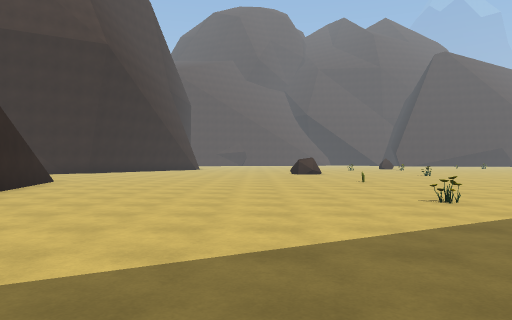
View 1 (above)

24 first-person views from a walk through a 3-D level made in the Unity game engine. The camera is 1.4 m above the floor, looks level and sees 70° across. The floor is counted in squares, 2 m on a side. Each view is taken from the middle of a square. On the plan, view 1 faces up. The plan holds only what a view shows up to about 11 squares ahead; the rest is blank. The place goes on beyond the plan. The player is left out.

View 2
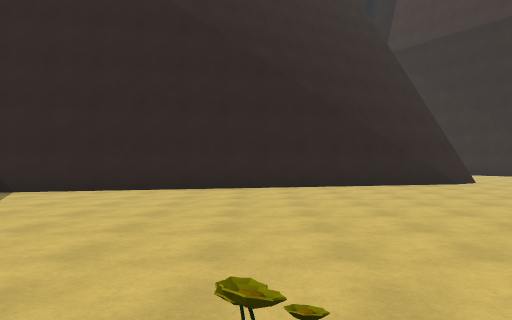

View 3
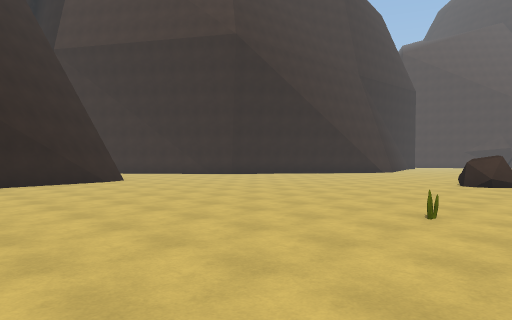

View 4
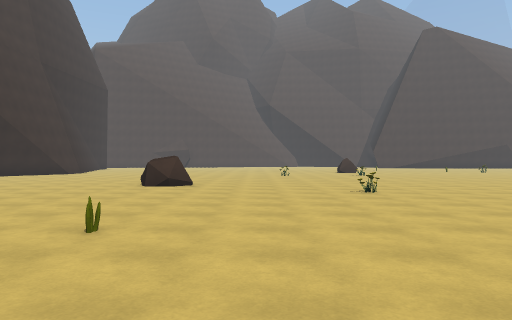

View 5
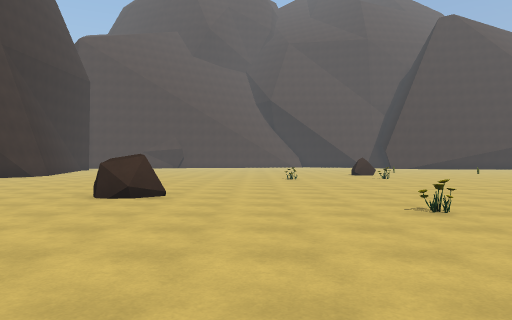

View 6
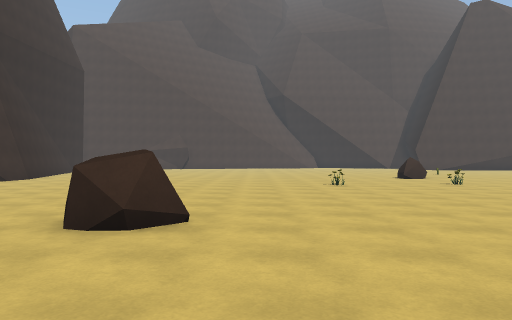

View 7
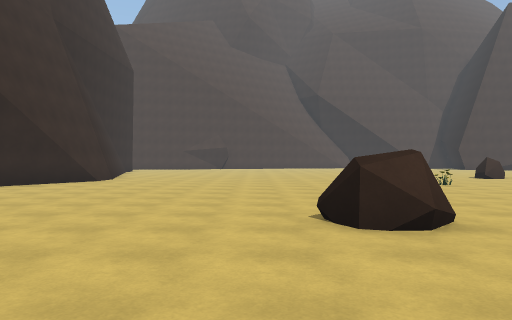

View 8
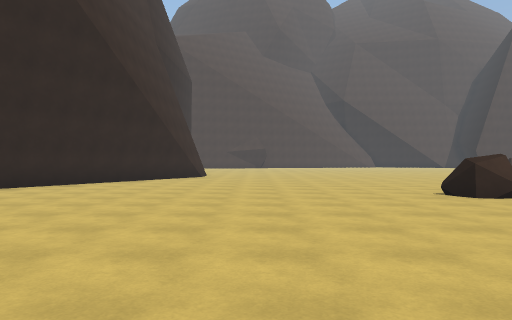

View 9
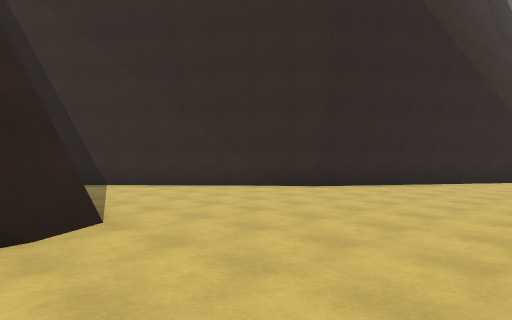

View 10
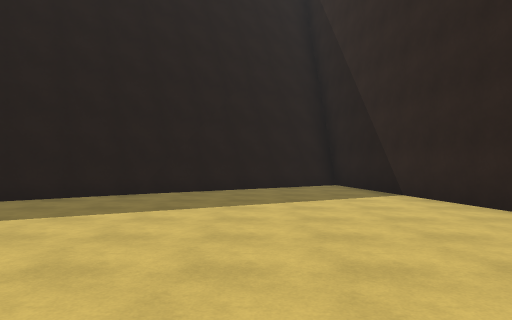

View 11
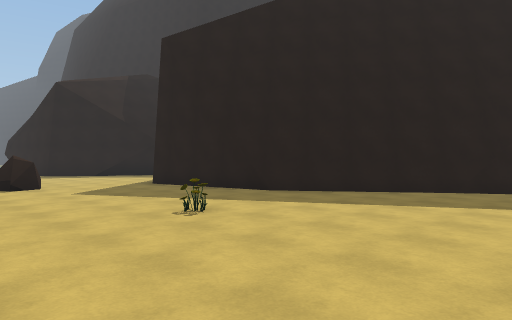

View 12
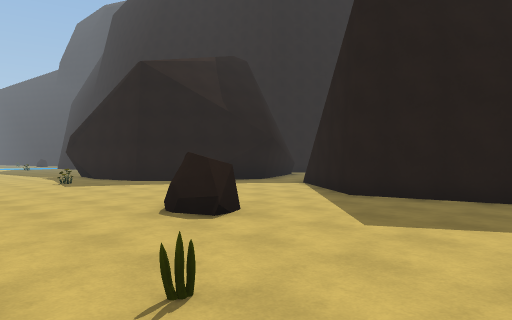

View 13
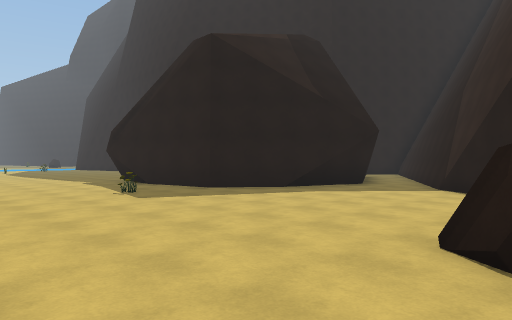

View 14
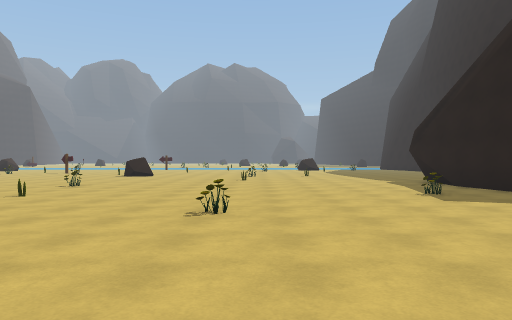

View 15
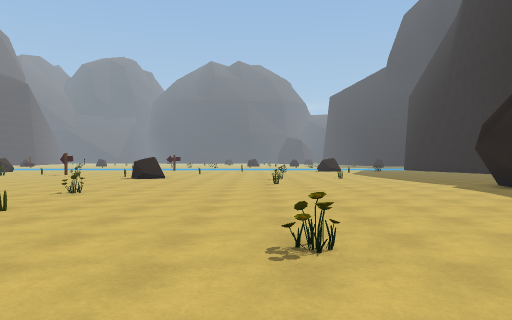

View 16
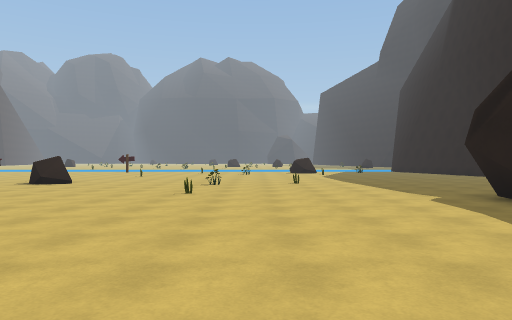

View 17
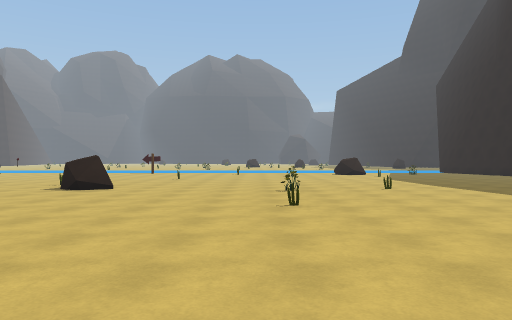

View 18
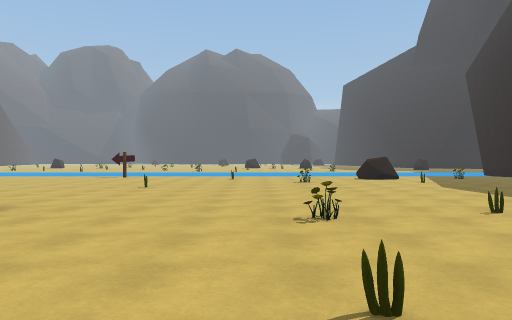

View 19
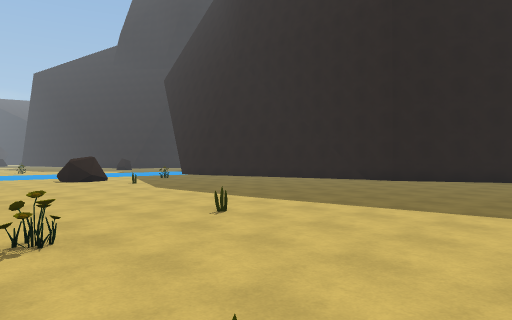

View 20
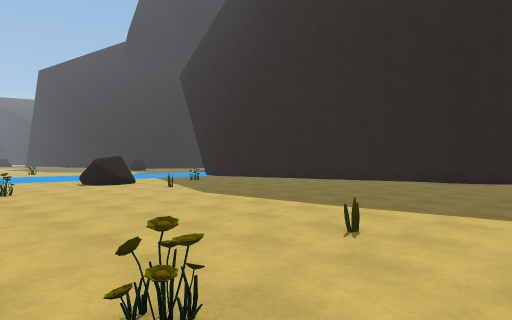

View 21
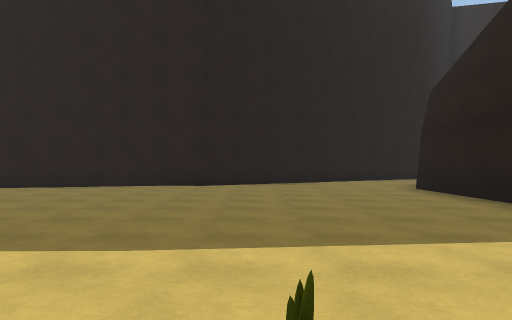

View 22
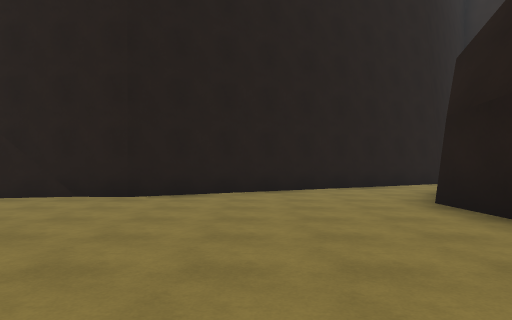

View 23
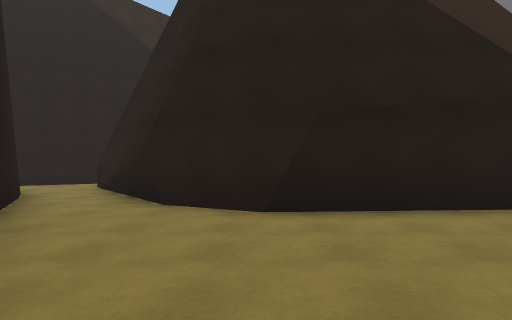

View 24
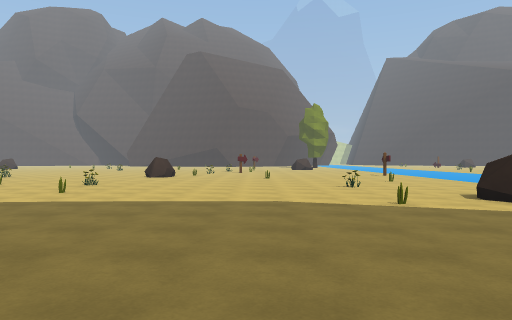

### Floor plan
Points are (right, up) in squares from view 1. A wall is a line through its corners. A room is listed if a view was taken in it or the views show most of it. See-through windows are left out.
Room 1 (views 1, 2, 3, 4, 5, 6, 7, 8, 9, 10, 11, 12, 13, 14, 15, 16, 17, 18, 19, 20, 21, 22, 23, 24)
walls: (9.4, 7.3) (9.9, 6.8); (8.8, 7.2) (9.2, 7.3); (8.8, 6.5) (8.8, 7.1) (9.6, 7); (8.9, 6.4) (8.6, 7.1); (3.2, 18.2) (2.7, 17.5) (2.1, 17.7) (2.1, 18.3) (1.7, 18.4); (19.5, 4.8) (21.2, 4.5); (24.4, 15.1) (24.9, 15.7); (2.1, 17.7) (1.7, 18.4); (24.9, 14.5) (24.4, 15.2); (14.3, 1.4) (16.5, 4.2) (20.7, 4.8) (21.2, 4.8); (11.6, 1.4) (13.2, -1.5); (20.9, 3.6) (21.2, 0.1); (14.1, 0.2) (14.6, 1.8); (14.3, 0.1) (15, 2.5); (21.3, 0.6) (19.9, -2) (18.1, -2.9); (20.3, -1.5) (17.6, -3.5); (18.5, -4.7) (26.4, -0.9) (28.5, -1); (-6.6, 11.8) (-3.2, -2.7) (4.8, 2.8) (8.8, 3.5) (12, 0.8); (-7.4, 12.7) (-6.2, 10.8); (-7.6, 12.5) (-6.2, 10.5); (-4.7, 25.1) (-8.6, 19) (-10.5, 17.7); (27.5, -1.1) (31.6, -0.2); (32.9, 6.5) (33.4, 7.1); (33.4, 5.8) (33, 6.5); (-9.6, 18.3) (-12.5, 15.8); (-3, -3) (5.5, 3)
low walls: (9.2, 7.3) (9.4, 7.3); (3.2, 18.1) (2.7, 17.5); (24.7, 14.5) (24.4, 15.1); (20.3, 4.4) (21.1, 4.2); (-7.2, 12.7) (-6.3, 11.3); (33.3, 5.8) (32.9, 6.5); (-2.9, -2) (1.4, 0.5)
ways out: opening at (19, -4)
objects: other object (3, 6); cone (3, 12); other object (6, 24); cone (7, 9); other object (7, 16); other object (10, 24); other object (14, 11); other object (16, 15); other object (17, 6); other object (19, 15); cone (22, 10); other object (24, 10); cone (25, 8); other object (26, 16); other object (29, 14); cone (31, 6); other object (31, 9)

Where each view was taken, in squares from view 1:
view 1: 0 up, 0 right, facing up
view 2: 6 up, 4 right, facing left
view 3: 7 up, 5 right, facing up-left
view 4: 8 up, 5 right, facing up
view 5: 11 up, 5 right, facing up
view 6: 14 up, 4 right, facing up
view 7: 14 up, 1 right, facing up
view 8: 11 up, 2 left, facing up
view 9: 11 up, 3 left, facing up-left
view 10: 8 up, 1 left, facing down
view 11: 9 up, 1 left, facing down-right
view 12: 10 up, 5 right, facing down-right
view 13: 10 up, 9 right, facing down-right
view 14: 10 up, 9 right, facing right
view 15: 11 up, 11 right, facing right
view 16: 9 up, 14 right, facing right
view 17: 11 up, 16 right, facing right
view 18: 11 up, 20 right, facing right
view 19: 11 up, 21 right, facing down-right
view 20: 11 up, 23 right, facing down-right
view 21: 9 up, 25 right, facing down
view 22: 6 up, 24 right, facing down
view 23: 0 up, 26 right, facing left
view 24: 0 up, 29 right, facing up
